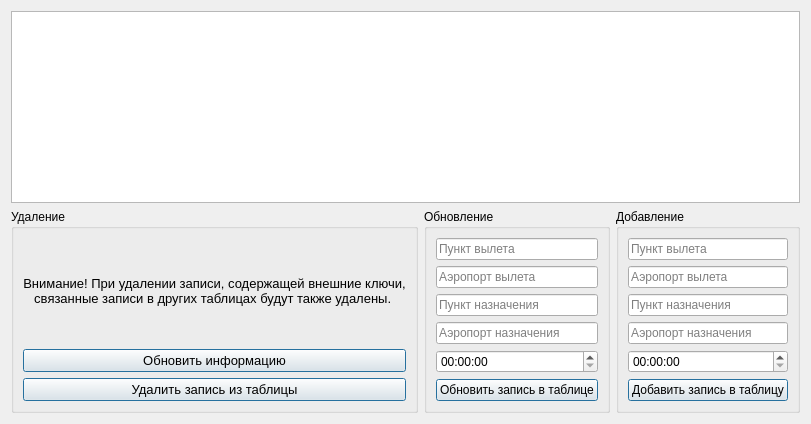
      <widget class="QWidget" name="tab_2">
       <attribute name="title">
        <string>Маршруты</string>
       </attribute>
       <layout class="QGridLayout" name="gridLayout_28">
        <item row="1" column="0">
         <widget class="QGroupBox" name="groupBox_20">
          <property name="title">
           <string>Удаление</string>
          </property>
          <layout class="QGridLayout" name="gridLayout_29">
           <item row="2" column="0">
            <widget class="QPushButton" name="Admin_delete_routs_button">
             <property name="sizePolicy">
              <sizepolicy hsizetype="Minimum" vsizetype="Fixed">
               <horstretch>0</horstretch>
               <verstretch>0</verstretch>
              </sizepolicy>
             </property>
             <property name="font">
              <font>
               <pointsize>10</pointsize>
              </font>
             </property>
             <property name="focusPolicy">
              <enum>Qt::StrongFocus</enum>
             </property>
             <property name="text">
              <string>Удалить запись из таблицы</string>
             </property>
             <property name="default">
              <bool>true</bool>
             </property>
            </widget>
           </item>
           <item row="0" column="0">
            <widget class="QLabel" name="label_11">
             <property name="font">
              <font>
               <pointsize>10</pointsize>
              </font>
             </property>
             <property name="text">
              <string>Внимание! При удалении записи, содержащей внешние ключи,
связанные записи в других таблицах будут также удалены. </string>
             </property>
             <property name="alignment">
              <set>Qt::AlignCenter</set>
             </property>
            </widget>
           </item>
           <item row="1" column="0">
            <widget class="QPushButton" name="Admin_routes_updInfo_button">
             <property name="font">
              <font>
               <pointsize>10</pointsize>
              </font>
             </property>
             <property name="text">
              <string>Обновить информацию</string>
             </property>
             <property name="default">
              <bool>true</bool>
             </property>
            </widget>
           </item>
          </layout>
         </widget>
        </item>
        <item row="1" column="1">
         <widget class="QGroupBox" name="groupBox_21">
          <property name="focusPolicy">
           <enum>Qt::NoFocus</enum>
          </property>
          <property name="title">
           <string>Обновление</string>
          </property>
          <layout class="QGridLayout" name="gridLayout_30">
           <item row="0" column="0">
            <widget class="QLineEdit" name="Admin_update_departure_lineEdit">
             <property name="sizePolicy">
              <sizepolicy hsizetype="Preferred" vsizetype="Fixed">
               <horstretch>0</horstretch>
               <verstretch>0</verstretch>
              </sizepolicy>
             </property>
             <property name="focusPolicy">
              <enum>Qt::StrongFocus</enum>
             </property>
             <property name="maxLength">
              <number>50</number>
             </property>
             <property name="placeholderText">
              <string>Пункт вылета</string>
             </property>
            </widget>
           </item>
           <item row="2" column="0">
            <widget class="QLineEdit" name="Admin_update_arrival_lineEdit">
             <property name="sizePolicy">
              <sizepolicy hsizetype="Preferred" vsizetype="Fixed">
               <horstretch>0</horstretch>
               <verstretch>0</verstretch>
              </sizepolicy>
             </property>
             <property name="focusPolicy">
              <enum>Qt::StrongFocus</enum>
             </property>
             <property name="maxLength">
              <number>50</number>
             </property>
             <property name="placeholderText">
              <string>Пункт назначения</string>
             </property>
            </widget>
           </item>
           <item row="1" column="0">
            <widget class="QLineEdit" name="Admin_update_departureairport_lineEdit">
             <property name="sizePolicy">
              <sizepolicy hsizetype="Preferred" vsizetype="Fixed">
               <horstretch>0</horstretch>
               <verstretch>0</verstretch>
              </sizepolicy>
             </property>
             <property name="focusPolicy">
              <enum>Qt::StrongFocus</enum>
             </property>
             <property name="maxLength">
              <number>50</number>
             </property>
             <property name="placeholderText">
              <string>Аэропорт вылета</string>
             </property>
            </widget>
           </item>
           <item row="3" column="0">
            <widget class="QLineEdit" name="Admin_update_arrivalairport_lineEdit">
             <property name="sizePolicy">
              <sizepolicy hsizetype="Preferred" vsizetype="Fixed">
               <horstretch>0</horstretch>
               <verstretch>0</verstretch>
              </sizepolicy>
             </property>
             <property name="focusPolicy">
              <enum>Qt::StrongFocus</enum>
             </property>
             <property name="maxLength">
              <number>50</number>
             </property>
             <property name="placeholderText">
              <string>Аэропорт назначения</string>
             </property>
            </widget>
           </item>
           <item row="4" column="0">
            <widget class="QTimeEdit" name="Admin_update_flighttime_DateTimeEdit">
             <property name="focusPolicy">
              <enum>Qt::StrongFocus</enum>
             </property>
             <property name="displayFormat">
              <string>HH:mm:ss</string>
             </property>
             <property name="calendarPopup">
              <bool>true</bool>
             </property>
            </widget>
           </item>
           <item row="5" column="0">
            <widget class="QPushButton" name="Admin_update_routs_button">
             <property name="focusPolicy">
              <enum>Qt::TabFocus</enum>
             </property>
             <property name="text">
              <string>Обновить запись в таблице</string>
             </property>
             <property name="default">
              <bool>true</bool>
             </property>
            </widget>
           </item>
          </layout>
         </widget>
        </item>
        <item row="1" column="2">
         <widget class="QGroupBox" name="groupBox_22">
          <property name="title">
           <string>Добавление</string>
          </property>
          <layout class="QGridLayout" name="gridLayout_31">
           <item row="4" column="0">
            <widget class="QTimeEdit" name="Admin_insert_flighttime_DateTimeEdit">
             <property name="focusPolicy">
              <enum>Qt::StrongFocus</enum>
             </property>
             <property name="displayFormat">
              <string>HH:mm:ss</string>
             </property>
             <property name="calendarPopup">
              <bool>true</bool>
             </property>
            </widget>
           </item>
           <item row="2" column="0">
            <widget class="QLineEdit" name="Admin_insert_arrival_lineEdit">
             <property name="sizePolicy">
              <sizepolicy hsizetype="Preferred" vsizetype="Fixed">
               <horstretch>0</horstretch>
               <verstretch>0</verstretch>
              </sizepolicy>
             </property>
             <property name="focusPolicy">
              <enum>Qt::StrongFocus</enum>
             </property>
             <property name="maxLength">
              <number>50</number>
             </property>
             <property name="placeholderText">
              <string>Пункт назначения</string>
             </property>
            </widget>
           </item>
           <item row="3" column="0">
            <widget class="QLineEdit" name="Admin_insert_arrivalairport_lineEdit">
             <property name="sizePolicy">
              <sizepolicy hsizetype="Preferred" vsizetype="Fixed">
               <horstretch>0</horstretch>
               <verstretch>0</verstretch>
              </sizepolicy>
             </property>
             <property name="focusPolicy">
              <enum>Qt::StrongFocus</enum>
             </property>
             <property name="maxLength">
              <number>50</number>
             </property>
             <property name="placeholderText">
              <string>Аэропорт назначения</string>
             </property>
            </widget>
           </item>
           <item row="0" column="0">
            <widget class="QLineEdit" name="Admin_insert_departure_lineEdit">
             <property name="sizePolicy">
              <sizepolicy hsizetype="Preferred" vsizetype="Fixed">
               <horstretch>0</horstretch>
               <verstretch>0</verstretch>
              </sizepolicy>
             </property>
             <property name="focusPolicy">
              <enum>Qt::StrongFocus</enum>
             </property>
             <property name="maxLength">
              <number>50</number>
             </property>
             <property name="placeholderText">
              <string>Пункт вылета</string>
             </property>
            </widget>
           </item>
           <item row="1" column="0">
            <widget class="QLineEdit" name="Admin_insert_departureairport_lineEdit">
             <property name="sizePolicy">
              <sizepolicy hsizetype="Preferred" vsizetype="Fixed">
               <horstretch>0</horstretch>
               <verstretch>0</verstretch>
              </sizepolicy>
             </property>
             <property name="focusPolicy">
              <enum>Qt::StrongFocus</enum>
             </property>
             <property name="maxLength">
              <number>50</number>
             </property>
             <property name="placeholderText">
              <string>Аэропорт вылета</string>
             </property>
            </widget>
           </item>
           <item row="5" column="0">
            <widget class="QPushButton" name="Admin_insert_routs_button">
             <property name="focusPolicy">
              <enum>Qt::StrongFocus</enum>
             </property>
             <property name="text">
              <string>Добавить запись в таблицу</string>
             </property>
             <property name="default">
              <bool>true</bool>
             </property>
            </widget>
           </item>
          </layout>
         </widget>
        </item>
        <item row="0" column="0" colspan="3">
         <widget class="QTableView" name="Admin_routs_tableView">
          <property name="focusPolicy">
           <enum>Qt::NoFocus</enum>
          </property>
          <property name="selectionMode">
           <enum>QAbstractItemView::SingleSelection</enum>
          </property>
         </widget>
        </item>
       </layout>
      </widget>
